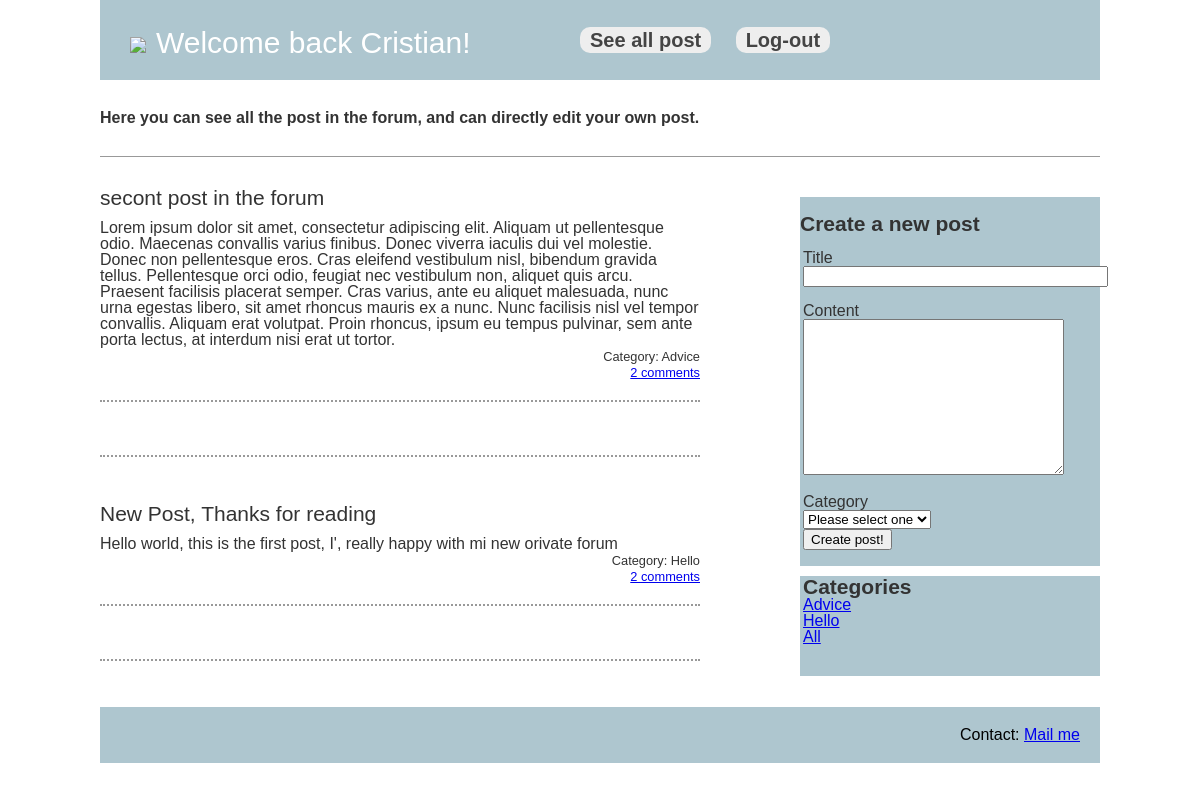
The app's page /site/welcome.php (signed in) with its own data.
### tables this page shows
CREATE TABLE IF NOT EXISTS `post` (
  `post_id` int(4) NOT NULL AUTO_INCREMENT,
  `user_id` int(4) NOT NULL,
  `title` varchar(250) NOT NULL,
  `content` varchar(1000) NOT NULL,
  `category` varchar(100) NOT NULL,
  `date_creation` timestamp NOT NULL DEFAULT CURRENT_TIMESTAMP,
  `date_update` timestamp NOT NULL ON UPDATE CURRENT_TIMESTAMP,
  PRIMARY KEY (`post_id`)
);

### site/welcome.php (the view, shortened to what this page needs)
<?php
	require('functions/conection.php');
	?>
<!doctype html>
<html lang="en" class="no-js">
<head>
    <link rel="stylesheet" href="style.css">
</head>
<body>
	<header>
		<div id="logo"><img src="http://html5-templates.com/logo.png">Welcome back <?php echo $_SESSION['name'];?>! </div>
		<nav>
			<ul>
				<li><?php include("./header.php");?>
			</ul>
		</nav>
	</header>
	<section>
		<strong>Here you can see all the post in the forum, and can directly edit your own post.</strong>	</section>
	<section id="pageContent">
		<main role="main">
		  <?php
		  	if(!empty($_GET))
		  {
		  $category=$_GET['category'];
		  $sql = "Select post_id, user_id, title, content, category, date_creation, date_update from post where  category='$category' order by post_id desc";
		  }
		  else
		  {
		  $sql = "Select post_id, user_id, title, content, category, date_creation, date_update from post order by post_id desc";
		  }
		$result=$mysqli->query($sql);
		$rows = $result->num_rows;
		if($rows > 0) {
			while($row = $result->fetch_assoc())
			{
			$post_id=$row['post_id'];
			?>
			<article>
				<h2><?php echo $row['title'];?></h2>
				<p><?php echo $row['content'];?></p>
				<div align="right"><span class="Estilo4">Category: <?php echo $row['category'] ;?></span></div>
			    <div align="right"><a href="comments.php?post_id=<?php echo $row['post_id'] ?>" ><span class="Estilo4"><?php
				  $sql2 = "Select count(comment_id) from comment where post_id='$post_id' ";
		$result2=$mysqli->query($sql2);
		$rows2 = $result2->num_rows;
		if($rows2 > 0) {
		$rows2 = $result2->fetch_assoc();
			echo $rows2['count(comment_id)'] ;
		}
		else
		{
		echo "0";
		}
				?> comments </span></a></div>
		  </article>
			<pre><article> 				</article>
			</pre>
			<?php
			}}
		  ?>
		</main>
		<aside>
			<div>
			  <p>&nbsp;</p>
			  <h2>Create a new post </h2>
			  <form name="form1" method="post" action="<?php $_SERVER['PHP_SELF']; ?>" style="margin-left:3px">
			    <p>&nbsp;</p>
			    <p>Title</p>
			    <p>
			      <label>
			      <input name="title" type="text" size="35" required>
			      </label>
			    </p>
			    <p>&nbsp;</p>
			    <p>Content</p>
			    <p>
			      <label>
			      <textarea name="content" cols="30" rows="10" id="content" required></textarea>
			      </label>
</p>
			    <p>&nbsp;</p>
			    <p>Category</p>
			    <p>
			      <label>
			      <select name="category" required>
			        <option value="">Please select one</option>
		          </select>
			      </label>
			    </p>
			    <p>
			      <label>
			      <input type="submit" name="create" value="Create post!">
			      </label>
			    </p>
			  </form>
			  <p>&nbsp;</p>
			</div>
			<div style="padding-left:3px">
			  <h2>Categories</h2>
			  <p><?php
			  		  $sql = "select distinct(category) from post order by category asc";
					$result=$mysqli->query($sql);
					$rows = $result->num_rows;
					if($rows > 0) {
						while($row = $result->fetch_assoc())
						{
						echo "<a href='welcome.php?category=".$row["category"]."'>".$row["category"]."</a>";
						echo "<br/>";
						}
						}
						?></p>
			  <p><a href="welcome.php">All</a></p>
			</div>
	  </aside>
	</section>
<footer>
		<p>Contact: <a href="mailto:cris.urrutiavega@gmail.com">Mail me</a>		</p>
</footer>
</body>
</html>

### site/style.css (style rules this page uses)
html,body,div,span,object,iframe,h1,h2,h3,h4,h5,h6,p,blockquote,pre,abbr,address,cite,code,del,dfn,em,img,ins,kbd,q,samp,small,strong,sub,sup,var,b,i,dl,dt,dd,ol,ul,li,fieldset,form,label,legend,table,caption,tbody,tfoot,thead,tr,th,td,article,aside,canvas,details,figcaption,figure,footer,header,hgroup,menu,nav,section,summary,time,mark,audio,video { margin:0;padding:0;border:0;outline:0;font-size:100%;vertical-align:baseline;background:transparent }
body { line-height:1; font-family: arial; }
h2 { font-size: 21px; }
article,aside,details,figcaption,figure,footer,header,hgroup,menu,nav,section { display:block }
nav ul { list-style:none }
a { margin:0;padding:0;font-size:100%;vertical-align:baseline;background:transparent }
input,select { vertical-align:middle }
header { background: #AEC6CF; padding: 20px 30px; max-width: 940px; margin: auto; }
nav { display: inline-block; }
nav ul li { display: inline-block; margin: 10px; }
nav ul { list-style: none; }
#pageContent { max-width: 1000px; margin: auto; border: none; }
main { float: left; width: 60%; }
aside { float: right; width: 30%; }
article { border-bottom: 2px dotted #999; padding-bottom: 20px; margin-bottom: 20px; }
article h2 { font-weight: normal; margin-bottom: 12px; }
footer { background: #AEC6CF; max-width: 1000px; margin: auto; clear: both; text-align: right; }
footer p { padding: 20px; }
aside > div { margin: 10px auto; background: #AEC6CF; min-height: 100px; }
#logo { display: inline-block; vertical-align: middle; font-size: 30px; margin-right: 75px; color: #FFF; }
#logo img { width: 50px; vertical-align: middle; margin-right: 10px; }
body > section { max-width: 1000px; margin: auto; padding: 30px 0px; border-bottom: 1px solid #999; color: #333; }

### records on screen
post: title "secont post in the forum", content "Lorem ipsum dolor sit amet, consectetur adipiscing elit. Aliquam ut pellentesque odio. Maecenas convallis varius finibus. Donec viverra iaculis dui vel molestie. Donec non pellentesque eros. Cras eleifend vestibulum nisl, bibendum gravida tellus. Pellentesque orci odio, feugiat nec vestibulum non, aliquet quis arcu. Praesent facilisis placerat semper. Cras varius, ante eu aliquet malesuada, nunc urna egestas libero, sit amet rhoncus mauris ex a nunc. Nunc facilisis nisl vel tempor convallis. Aliquam erat volutpat. Proin rhoncus, ipsum eu tempus pulvinar, sem ante porta lectus, at interdum nisi erat ut tortor.", category "Advice", count "2"
post: title "New Post, Thanks for reading", content "Hello world, this is the first post, I', really happy with mi new orivate forum", category "Hello", count "2"

### other values on screen
$_SESSION['name'] "Cristian"
$row["category"] "Advice"
$row["category"] "Hello"
